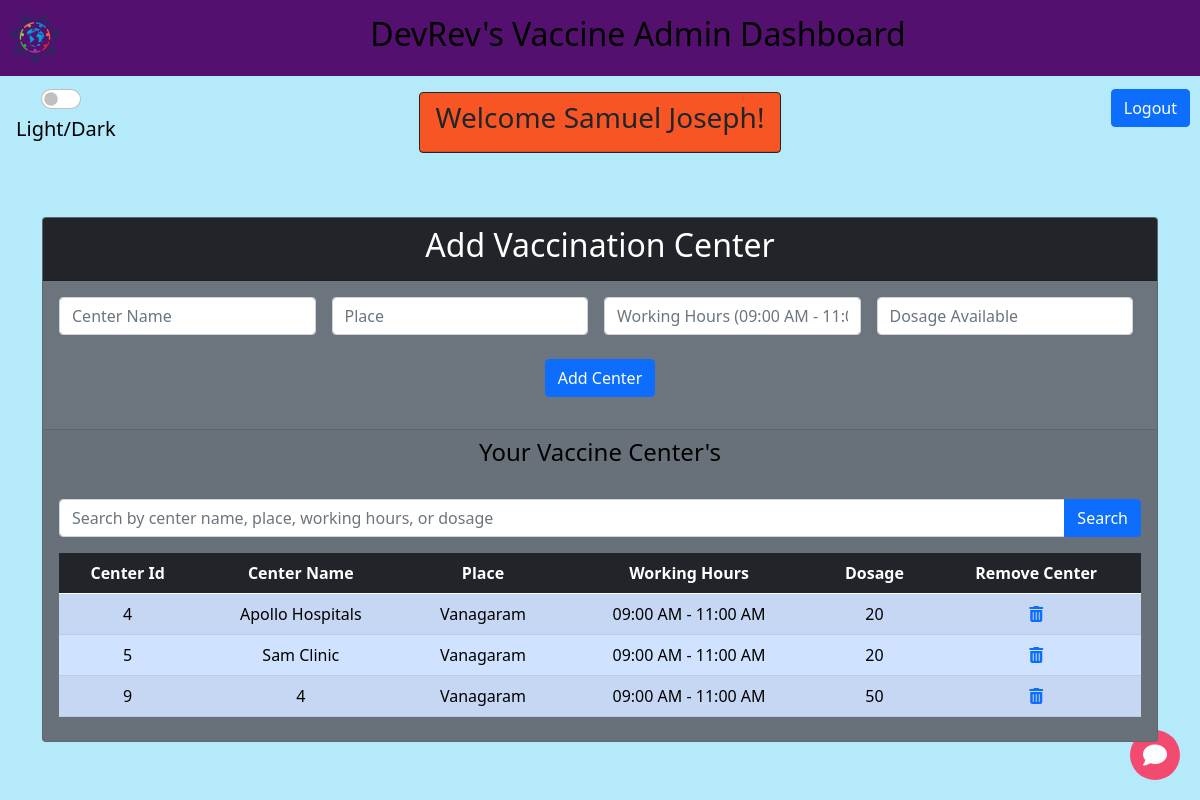
Before: /admin/dashboard (signed in) with the older database file.
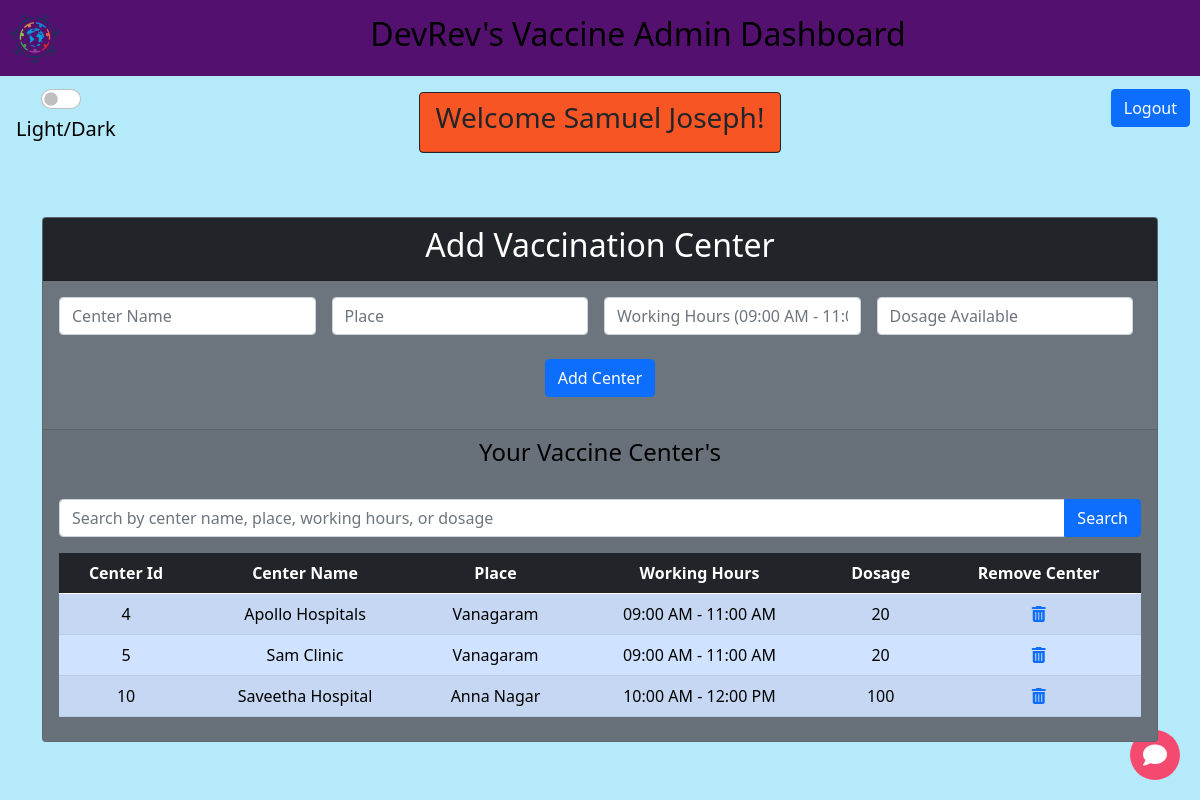
After: the same page with the newer database file.
### tables this page shows
CREATE TABLE VaccinationCenter (
                    center_id INTEGER PRIMARY KEY AUTOINCREMENT,
                    admin_email_id TEXT,
                    place TEXT,
                    center_name TEXT,
                    dosage INTEGER,
                    working_hour TEXT,
                    FOREIGN KEY (admin_email_id) REFERENCES Admin(email_id)
                );

### app.py (the view, shortened to what this page needs)
@app.route('/admin/dashboard')
def admin_dashboard():
    try:
        if 'user_id' in session:
            user_id = session['user_id']
            conn = sqlite3.connect('vaccination_app.db')
            cursor = conn.cursor()
            user_query = '''
            SELECT * FROM Admin WHERE email_id = ?
            '''
            cursor.execute(user_query, (user_id,))
            user = cursor.fetchone()
        if user:
            name = user[1]  # Assuming the name is stored in the 2nd column
            center_query = '''
            SELECT * FROM VaccinationCenter WHERE admin_email_id = ?
            '''
            cursor.execute(center_query, (user_id,))
            table_data = cursor.fetchall()
            cursor.close()
            conn.close()
            return render_template('vacc_center.html', name=name, table_data=table_data)
    except:
        return "Ran into Some Issues go back and Try Again."
    return redirect('/admin/login')

### templates/vacc_center.html (shortened to what the changed rows need)
<!doctype html>
<html lang="en">
<head>
    <link href="https://cdn.jsdelivr.net/npm/bootstrap@5.0.2/dist/css/bootstrap.min.css" rel="stylesheet"
>
</head>
<body class="light">
    <nav class="navbar navbar-light">
        <span class="mx-auto">
            <h2>DevRev's Vaccine Admin Dashboard</h2>
        </span>
    </nav>
    <br><br>
    <div class="container">
        <div class="card  text-center bg-secondary">
            <div class="card-header text-white bg-dark ">
              <h2>Add Vaccination Center</h2>
            </div>
            <div class="card-footer">
                <br>
                <table class="table table-striped">
                  <thead class="table-dark">
                    <tr>
                      <th>Center Id</th>
                      <th>Center Name</th>
                      <th>Place</th>
                      <th>Working Hours</th>
                      <th>Dosage</th>
                      <th>Remove Center</th>
                    </tr>
                  </thead>
                  <tbody class="table-primary ">
                    {% for row in table_data %}
                      <tr>
                        <td>{{ row[0] }}</td>
                        <td>{{ row[3] }}</td>
                        <td>{{ row[2] }}</td>
                        <td>{{ row[5] }}</td>
                        <td>{{ row[4] }}</td>
                        <td>
                            <a href="/admin/remove_center/{{ row[0] }}" class="delete-center">
                              <i class="fas fa-trash-alt"></i>
                            </a>
                          </td>
                      </tr>
                    {% endfor %}
                  </tbody>
                </table>
            </div>
        </div>
    </div>
    <link rel="stylesheet" href="https://cdnjs.cloudflare.com/ajax/libs/font-awesome/6.4.0/css/all.min.css"
 />
</body>
</html>

Changed rows visible on the page:
removed VaccinationCenter: center_id "9", center_name "4", place "Vanagaram", working_hour "09:00 AM - 11:00 AM", dosage "50"
added VaccinationCenter: center_id "10", center_name "Saveetha Hospital", place "Anna Nagar", working_hour "10:00 AM - 12:00 PM", dosage "100"
